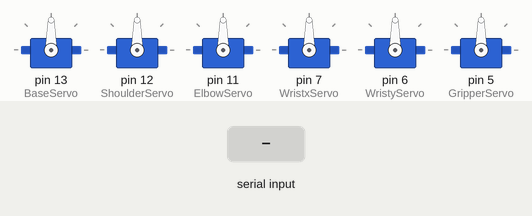
Recording of a sketch running on a simulated Arduino Uno, built with avr-gcc and run on an emulated ATmega328P. On the bench: 6 × servo. The test bench sets the inputs (shaded band).

Above: at 1.2 s.
1.3 s: "U90\n" received over Serial
At 2.2 s:
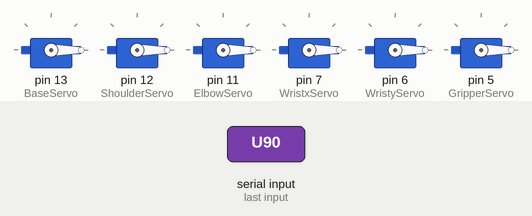
Timing chart, 0 to 4.3 s (numbered marks = the images above; inputs shaded):
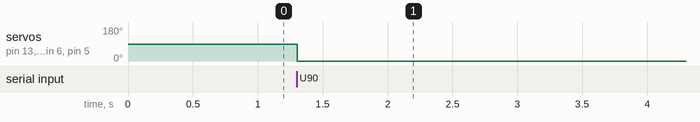

Measured:
- after the input at 1.3 s, servo on pin 13 (BaseServo), servo on pin 12 (ShoulderServo), servo on pin 11 (ElbowServo), servo on pin 7 (WristxServo), servo on pin 6 (WristyServo), servo on pin 5 (GripperServo): 90° → 0° at once

The sketch:

Arm_1.ino
```cpp
 // #include <SoftwareSerial.h>

 // SoftwareSerial  BluetoothSerial(2, 3);      //                                          (RX, TX) on board
  // sonar(9,8);      //                                          (RX, TX) on board


  #include <Servo.h>
  Servo BaseServo;
  Servo ShoulderServo;
  Servo ElbowServo;
  Servo WristxServo;
  Servo WristyServo;
  Servo GripperServo;

  String src_msg = "B0S0E0X0Y0G0U";

  int msgBase = 90;
  int msgShoulder = 90;
  int msgElbow = 90;
  int msgWristx = 90;
  int msgWristy = 90;
  int msgGripper = 90;

  int Base;
  int Shoulder;
  int Elbow;
  int Wristx;
  int Wristy;
  int Gripper;

  void setup()
  {
    Serial.begin(9600);
    BaseServo.attach(13);
    ShoulderServo.attach(12);
    ElbowServo.attach(11);
    WristxServo.attach(7);
    WristyServo.attach(6);
    GripperServo.attach(5);
  }

  void loop()
  {
    if (Serial.available()  >  0 )
    {
      SerialReceive();

     Base = map(msgBase, 0, 180, 0, 180);
      Shoulder = map(msgShoulder, 0, 180, 0, 180);
      Elbow = map(msgElbow, 0, 180, 0, 180);
      Wristx = map(msgWristx, 0, 180, 0, 180);
      Wristy = map(msgWristy, 0, 180, 0, 180);
      Gripper =  msgGripper;


    BaseServo.write(Base);
    ShoulderServo.write(Shoulder);
    ElbowServo.write(Elbow);
    WristxServo.write(Wristx);
    WristyServo.write(Wristy);
    GripperServo.write(Gripper);
  }
}


void SerialReceive()
{
  char inChar = (char)Serial.read();
  if (inChar != 'U')
  {
    src_msg += inChar;
  }
  if (inChar == 'U')
  { //incoming string =  B # S # E # X # Y # G # U
    src_msg += inChar;
    msgBase        = getSrcValue(src_msg, 'B', 'S');
    msgShoulder    =   getSrcValue(src_msg, 'S', 'E');
    msgElbow       = getSrcValue(src_msg, 'E', 'X');
    msgWristx      = getSrcValue(src_msg, 'X', 'Y');
    msgWristy      = getSrcValue(src_msg , 'Y', 'G');
    msgGripper     = getSrcValue(src_msg , 'G', 'U');
    src_msg = "";              //clear string awaiting next command
  }
}


int getSrcValue(String src_msg, char c1, char c2)
{
  int c1_pose = src_msg.indexOf(c1);
  int c2_pose = src_msg.indexOf(c2);

  if (c1_pose > c2_pose)
  {
    int temp = c1_pose;
    c1_pose = c2_pose;
    c2_pose = temp;
  }
  // This function also deals with the error handling
  if (c1_pose == -1 || c2_pose == -1)
  {
    return -1;
  }

  String res = src_msg.substring(c1_pose + 1, c2_pose);
  return atoi(res.c_str());
}
```
